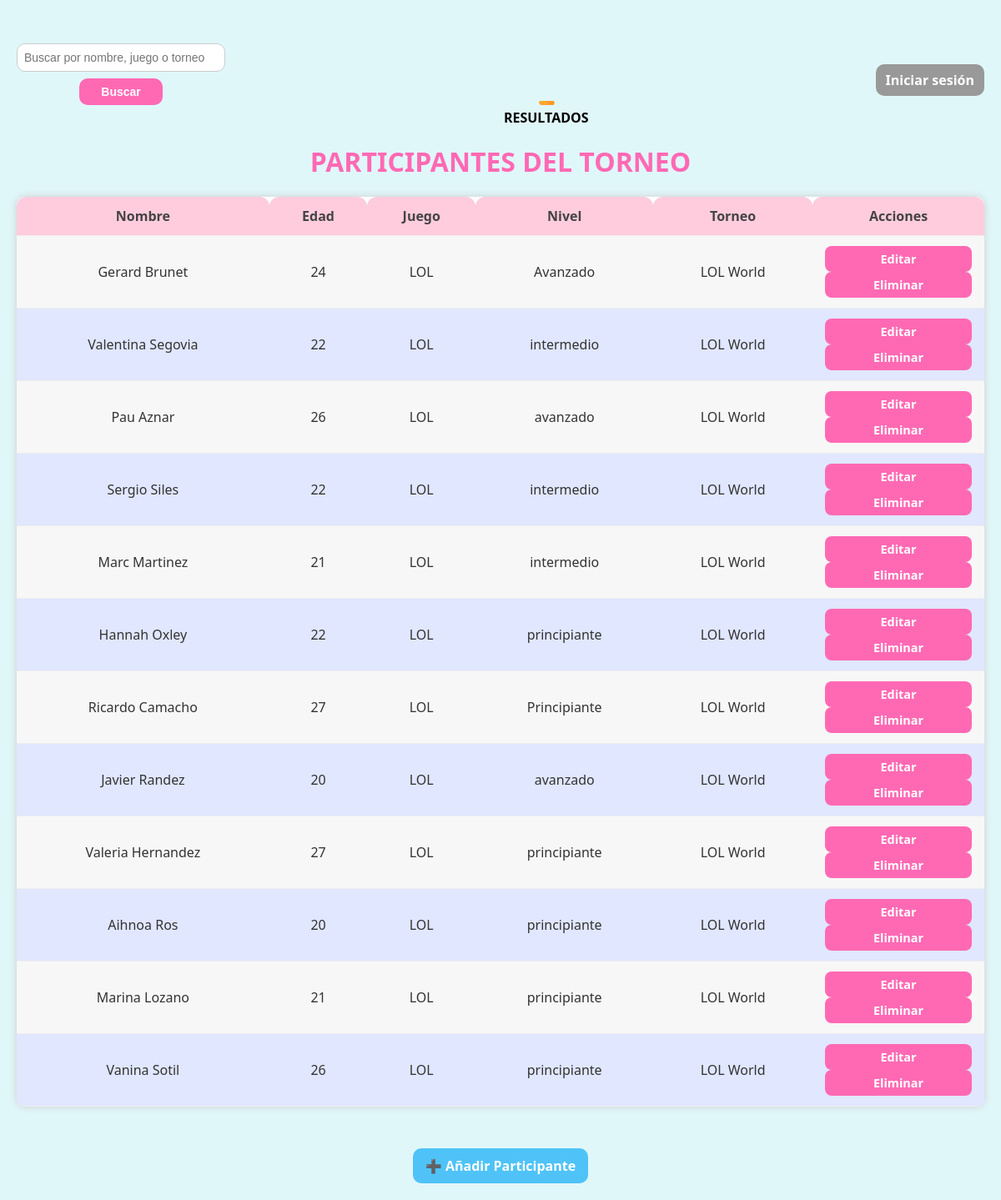
The page / on the database its author committed.
### tables this page shows
CREATE TABLE usuarios (
    id INTEGER PRIMARY KEY AUTOINCREMENT,
    nombre TEXT NOT NULL,
    email TEXT NOT NULL UNIQUE,
    contrasena TEXT NOT NULL,
    rol TEXT DEFAULT 'participante',
    nivel TEXT
, edad INTEGER, juego TEXT DEFAULT 'MiTorneo', torneo TEXT DEFAULT 'LOL World', victorias INTEGER DEFAULT 0, empates INTEGER DEFAULT 0, derrotas INTEGER DEFAULT 0, puntaje INTEGER DEFAULT 0);

### app.py (the view)
@app.route('/')
def index():
    conn = db_connection()
    c = conn.cursor()
    filtro = request.args.get('buscar', '').strip()
    if filtro:
        filtro_like = f"%{filtro}%"
        c.execute(
            '''SELECT id, nombre, nivel, edad, juego FROM usuarios
               WHERE rol = 'participante' AND LOWER(nombre) LIKE LOWER(?)''',
            (filtro_like,))
    else:
        c.execute("SELECT id, nombre, nivel, edad, juego FROM usuarios WHERE rol = 'participante'")
    participantes = c.fetchall()
    conn.close()
    torneo_nombre = "LOL World"
    return render_template('index.html', participantes=participantes, torneo=torneo_nombre)

### app.py (called while the page is built)
def db_connection():
    conn = sqlite3.connect('database/torneo.db')
    conn.row_factory = sqlite3.Row
    return conn

### templates/index.html (shortened to what this page needs)
<!DOCTYPE html>
<html lang="es">
<head>
    <link rel="stylesheet" href="{{ url_for('static', filename='style.css') }}">
</head>
<body>
    <div class="top-bar">
        <form class="search-bar" method="get" action="{{ url_for('index') }}">
            <input type="text" name="buscar" placeholder="Buscar por nombre, juego o torneo" value="{{ request.args.get('buscar', '') }}">
            <button type="submit">Buscar</button>
        </form>
        <a href="{{ url_for('estadisticas') }}" class="estadisticas-btn" title="Ver estadísticas" style="text-align:center; display:inline-block;">
            <img src="{{ url_for('static', filename='recursos/trofeo.gif') }}" alt="RESULTADOS" class="icono-trofeo">
            <span class="texto-resultados">RESULTADOS</span>
        </a>
        <div class="auth">
            {% if not session.get('user_id') %}
                <a href="{{ url_for('login') }}">Iniciar sesión</a>
            {% else %}
                <span>Hola, {{ session['user_name'] }}</span>
                {% if session.get('user_role') == 'admin' %}
                    <a href="{{ url_for('admin_dashboard') }}" class="btn-panel-admin">Panel Admin</a>
                {% endif %}
                <a href="{{ url_for('logout') }}">Cerrar sesión</a>
            {% endif %}
        </div>
    </div>
    <h1>Participantes del Torneo</h1>
    <table>
    <tr>
        <th>Nombre</th>
        <th>Edad</th>
        <th>Juego</th>
        <th>Nivel</th>
        <th>Torneo</th>
        <th>Acciones</th>
    </tr>
    {% for participante in participantes %}
    <tr>
        <td>{{ participante[1] }}</td>
        <td>{{ participante[3] }}</td>
        <td>{{ participante[4] }}</td>
        <td>{{ participante[2] }}</td>
        <td>{{ torneo }}</td>
        <td>
            <a href="{{ url_for('edit_participant', id=participante[0]) }}" class="btn">Editar</a>
            <a href="javascript:void(0);" onclick="confirmDelete({{ participante[0] }})" class="btn">Eliminar</a>
        </td>
    </tr>
    {% endfor %}
</table>
    <a href="{{ url_for('add_participant') }}" class="add-btn">➕ Añadir Participante</a>
</body>
</html>

### static/style.css (style rules this page uses)
body { background-color: #bde3ff; font-family: Arial, sans-serif; margin: 0; padding: 20px; color: #333; text-align: center; }
h1 { color: #007bff; text-align: center; margin-top: 20px; font-size: 2em; font-weight: bold; text-transform: uppercase; }
a { color: #007bff; text-decoration: none; font-weight: bold; display: block; text-align: center; margin-top: 20px; transition: color 0.3s ease; }
table { width: 80%; margin: 30px auto; border-collapse: separate; border-spacing: 0; border-radius: 12px; overflow: hidden; }
th, td { padding: 10px; text-align: left; border-bottom: 1px solid #ddd; }
th { background-color: #007bff; color: white; font-weight: bold; border-top-left-radius: 12px; border-top-right-radius: 12px; }
tr:nth-child(even) { background-color: #f7f7f7; }
tr:nth-child(odd) { background-color: #e0e7ff; }
table a { color: #ff66b2; font-weight: bold; font-size: 1em; text-decoration: none; transition: color 0.3s ease; }
.estadisticas-btn { display: inline-block; margin-left: 15px; margin-right: 15px; vertical-align: middle; }
.icono-trofeo { width: 40px; height: auto; transition: transform 0.3s ease; }
.search-bar { max-width: 300px; margin-left: 0; }
.search-bar input[type="text"] { width: 100%; padding: 8px 10px; font-size: 14px; border: 1px solid #ccc; border-radius: 4px; box-sizing: border-box; margin-bottom: 8px; }
.search-bar button { padding: 8px 20px; font-size: 14px; border: none; background-color: #e91e63; color: white; border-radius: 4px; cursor: pointer; display: block; margin: 0 auto; width: fit-content; min-width: 100px; }
.icono-trofeo { width: 110px; height: 90px; display: block; margin: 0 auto; }
.estadisticas-btn .texto-resultados { color: initial; transition: color 0.3s ease; }
form input, form select { width: 100%; padding: 10px; margin-top: 5px; border-radius: 10px; border: 1px solid #ccc; box-sizing: border-box; font-size: 1rem; }
button { margin-top: 20px; width: 100%; padding: 12px; background-color: #ff69b4; border: none; color: white; font-weight: bold; font-size: 1.1rem; border-radius: 10px; cursor: pointer; transition: background-color 0.3s ease; }

### templates/index.html (style rules this page uses)
body { background-color: #e0f7fa; font-family: 'Segoe UI', sans-serif; color: #333; padding: 20px; }
h1 { color: #ff69b4; text-align: center; text-transform: uppercase; font-weight: bold; }
.top-bar { display: flex; justify-content: space-between; align-items: center; margin-bottom: 20px; }
.search-bar input[type="text"] { padding: 8px; border-radius: 10px; border: 1px solid #ccc; width: 250px; }
.search-bar button { padding: 8px 12px; background-color: #ff69b4; color: white; border: none; border-radius: 10px; cursor: pointer; }
.auth { text-align: right; }
.auth a { background-color: #999; color: white; padding: 8px 12px; border-radius: 10px; text-decoration: none; margin-left: 10px; }
table { width: 100%; border-collapse: collapse; margin-top: 20px; background-color: white; border-radius: 10px; overflow: hidden; box-shadow: 0 0 10px #ccc; }
th, td { padding: 12px; text-align: center; border-bottom: 1px solid #eee; }
th { background-color: #ffccdd; color: #444; }
a.btn { padding: 6px 10px; background-color: #ff69b4; color: white; border-radius: 8px; text-decoration: none; font-size: 0.9em; margin: 0 3px; }
.add-btn { display: inline-block; margin-top: 20px; background-color: #4fc3f7; padding: 10px 15px; border-radius: 10px; color: white; text-decoration: none; }

### rows shown on the page
usuarios: nombre "Gerard Brunet", edad "24", juego "LOL", nivel "Avanzado", torneo "LOL World"
usuarios: nombre "Valentina Segovia", edad "22", juego "LOL", nivel "intermedio", torneo "LOL World"
usuarios: nombre "Pau Aznar", edad "26", juego "LOL", nivel "avanzado", torneo "LOL World"
usuarios: nombre "Sergio Siles", edad "22", juego "LOL", nivel "intermedio", torneo "LOL World"
usuarios: nombre "Marc Martinez", edad "21", juego "LOL", nivel "intermedio", torneo "LOL World"
usuarios: nombre "Hannah Oxley", edad "22", juego "LOL", nivel "principiante", torneo "LOL World"
usuarios: nombre "Ricardo Camacho", edad "27", juego "LOL", nivel "Principiante", torneo "LOL World"
usuarios: nombre "Javier Randez", edad "20", juego "LOL", nivel "avanzado", torneo "LOL World"
usuarios: nombre "Valeria Hernandez", edad "27", juego "LOL", nivel "principiante", torneo "LOL World"
usuarios: nombre "Aihnoa Ros", edad "20", juego "LOL", nivel "principiante", torneo "LOL World"
usuarios: nombre "Marina Lozano", edad "21", juego "LOL", nivel "principiante", torneo "LOL World"
usuarios: nombre "Vanina Sotil", edad "26", juego "LOL", nivel "principiante", torneo "LOL World"
